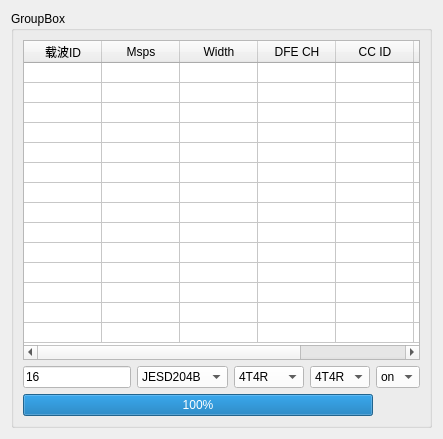
           <widget class="QWidget" name="page_2">
            <layout class="QVBoxLayout" name="verticalLayout_11">
             <item>
              <widget class="QGroupBox" name="groupBox">
               <property name="title">
                <string>GroupBox</string>
               </property>
               <layout class="QVBoxLayout" name="verticalLayout_4">
                <item>
                 <widget class="QTableWidget" name="tableWidget_2">
                  <property name="sizePolicy">
                   <sizepolicy hsizetype="Expanding" vsizetype="Expanding">
                    <horstretch>0</horstretch>
                    <verstretch>0</verstretch>
                   </sizepolicy>
                  </property>
                  <property name="minimumSize">
                   <size>
                    <width>0</width>
                    <height>320</height>
                   </size>
                  </property>
                  <property name="maximumSize">
                   <size>
                    <width>16777215</width>
                    <height>16777215</height>
                   </size>
                  </property>
                  <property name="styleSheet">
                   <string notr="true"/>
                  </property>
                  <property name="alternatingRowColors">
                   <bool>false</bool>
                  </property>
                  <property name="showGrid">
                   <bool>true</bool>
                  </property>
                  <property name="gridStyle">
                   <enum>Qt::CustomDashLine</enum>
                  </property>
                  <property name="sortingEnabled">
                   <bool>true</bool>
                  </property>
                  <attribute name="horizontalHeaderDefaultSectionSize">
                   <number>78</number>
                  </attribute>
                  <attribute name="horizontalHeaderStretchLastSection">
                   <bool>false</bool>
                  </attribute>
                  <attribute name="verticalHeaderVisible">
                   <bool>false</bool>
                  </attribute>
                  <attribute name="verticalHeaderMinimumSectionSize">
                   <number>20</number>
                  </attribute>
                  <attribute name="verticalHeaderDefaultSectionSize">
                   <number>20</number>
                  </attribute>
                  <row>
                   <property name="text">
                    <string>1</string>
                   </property>
                  </row>
                  <row>
                   <property name="text">
                    <string>2</string>
                   </property>
                  </row>
                  <row>
                   <property name="text">
                    <string>3</string>
                   </property>
                  </row>
                  <row>
                   <property name="text">
                    <string>4</string>
                   </property>
                  </row>
                  <row>
                   <property name="text">
                    <string>5</string>
                   </property>
                  </row>
                  <row>
                   <property name="text">
                    <string>6</string>
                   </property>
                  </row>
                  <row>
                   <property name="text">
                    <string>7</string>
                   </property>
                  </row>
                  <row>
                   <property name="text">
                    <string>8</string>
                   </property>
                  </row>
                  <row>
                   <property name="text">
                    <string>9</string>
                   </property>
                  </row>
                  <row>
                   <property name="text">
                    <string>10</string>
                   </property>
                  </row>
                  <row>
                   <property name="text">
                    <string>11</string>
                   </property>
                  </row>
                  <row>
                   <property name="text">
                    <string>12</string>
                   </property>
                  </row>
                  <row>
                   <property name="text">
                    <string>13</string>
                   </property>
                  </row>
                  <row>
                   <property name="text">
                    <string>14</string>
                   </property>
                  </row>
                  <column>
                   <property name="text">
                    <string>载波ID</string>
                   </property>
                  </column>
                  <column>
                   <property name="text">
                    <string>Msps</string>
                   </property>
                  </column>
                  <column>
                   <property name="text">
                    <string>Width</string>
                   </property>
                  </column>
                  <column>
                   <property name="text">
                    <string>DFE CH</string>
                   </property>
                  </column>
                  <column>
                   <property name="text">
                    <string>CC ID</string>
                   </property>
                  </column>
                  <column>
                   <property name="text">
                    <string>RF ID</string>
                   </property>
                  </column>
                  <column>
                   <property name="text">
                    <string>Offset</string>
                   </property>
                  </column>
                  <item row="0" column="0">
                   <property name="text">
                    <string/>
                   </property>
                  </item>
                  <item row="0" column="1">
                   <property name="text">
                    <string/>
                   </property>
                  </item>
                  <item row="0" column="2">
                   <property name="text">
                    <string/>
                   </property>
                  </item>
                  <item row="0" column="3">
                   <property name="text">
                    <string/>
                   </property>
                  </item>
                  <item row="0" column="4">
                   <property name="text">
                    <string/>
                   </property>
                  </item>
                  <item row="0" column="5">
                   <property name="text">
                    <string/>
                   </property>
                  </item>
                  <item row="0" column="6">
                   <property name="text">
                    <string/>
                   </property>
                  </item>
                  <item row="1" column="0">
                   <property name="text">
                    <string/>
                   </property>
                  </item>
                  <item row="1" column="1">
                   <property name="text">
                    <string/>
                   </property>
                  </item>
                  <item row="1" column="2">
                   <property name="text">
                    <string/>
                   </property>
                  </item>
                  <item row="1" column="3">
                   <property name="text">
                    <string/>
                   </property>
                  </item>
                  <item row="1" column="5">
                   <property name="text">
                    <string/>
                   </property>
                  </item>
                  <item row="1" column="6">
                   <property name="text">
                    <string/>
                   </property>
                  </item>
                 </widget>
                </item>
                <item>
                 <layout class="QHBoxLayout" name="horizontalLayout_3">
                  <item>
                   <widget class="QLineEdit" name="lineEdit_width">
                    <property name="styleSheet">
                     <string notr="true">background-color: rgb(255, 255, 255);</string>
                    </property>
                    <property name="text">
                     <string>16</string>
                    </property>
                    <property name="alignment">
                     <set>Qt::AlignLeading|Qt::AlignLeft|Qt::AlignVCenter</set>
                    </property>
                   </widget>
                  </item>
                  <item>
                   <widget class="QComboBox" name="comboBox_jesd">
                    <property name="styleSheet">
                     <string notr="true">background-color: rgb(255, 255, 255);</string>
                    </property>
                    <item>
                     <property name="text">
                      <string>JESD204B</string>
                     </property>
                    </item>
                    <item>
                     <property name="text">
                      <string>JESD204C</string>
                     </property>
                    </item>
                   </widget>
                  </item>
                  <item>
                   <widget class="QComboBox" name="comboBox_Rf1">
                    <property name="sizePolicy">
                     <sizepolicy hsizetype="Fixed" vsizetype="Fixed">
                      <horstretch>0</horstretch>
                      <verstretch>0</verstretch>
                     </sizepolicy>
                    </property>
                    <property name="styleSheet">
                     <string notr="true">background-color: rgb(255, 255, 255);</string>
                    </property>
                    <item>
                     <property name="text">
                      <string>4T4R</string>
                     </property>
                    </item>
                    <item>
                     <property name="text">
                      <string>2T2R</string>
                     </property>
                    </item>
                    <item>
                     <property name="text">
                      <string>unused</string>
                     </property>
                    </item>
                   </widget>
                  </item>
                  <item>
                   <widget class="QComboBox" name="comboBox_Rf0">
                    <property name="sizePolicy">
                     <sizepolicy hsizetype="Fixed" vsizetype="Fixed">
                      <horstretch>0</horstretch>
                      <verstretch>0</verstretch>
                     </sizepolicy>
                    </property>
                    <property name="styleSheet">
                     <string notr="true">background-color: rgb(255, 255, 255);</string>
                    </property>
                    <item>
                     <property name="text">
                      <string>4T4R</string>
                     </property>
                    </item>
                    <item>
                     <property name="text">
                      <string>2T2R</string>
                     </property>
                    </item>
                   </widget>
                  </item>
                  <item>
                   <widget class="QComboBox" name="comboBox_compress">
                    <property name="styleSheet">
                     <string notr="true">background-color: rgb(255, 255, 255);</string>
                    </property>
                    <item>
                     <property name="text">
                      <string>on</string>
                     </property>
                    </item>
                    <item>
                     <property name="text">
                      <string>off</string>
                     </property>
                    </item>
                   </widget>
                  </item>
                 </layout>
                </item>
                <item>
                 <widget class="QProgressBar" name="progressBar_dfe">
                  <property name="sizePolicy">
                   <sizepolicy hsizetype="Maximum" vsizetype="Fixed">
                    <horstretch>0</horstretch>
                    <verstretch>0</verstretch>
                   </sizepolicy>
                  </property>
                  <property name="maximumSize">
                   <size>
                    <width>350</width>
                    <height>16777215</height>
                   </size>
                  </property>
                  <property name="value">
                   <number>100</number>
                  </property>
                 </widget>
                </item>
               </layout>
              </widget>
             </item>
            </layout>
           </widget>
